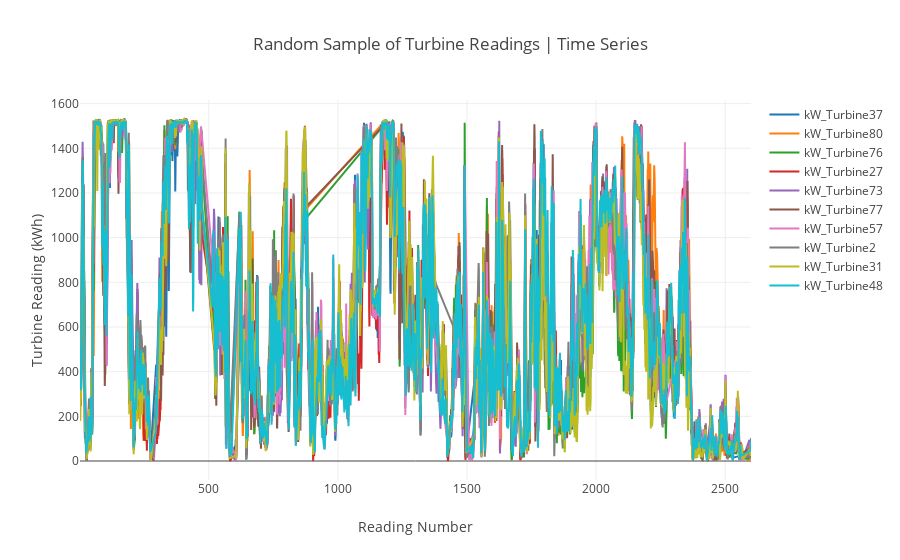

Notebook cell for this chart:
### Code cell
turbine_names = list(turbine_readings.columns.values)
turbine_names.remove("timestamp")
turbine_names.remove("reading_num")
random_turbines = np.random.choice(turbine_names, size=10, replace=False)
print(random_turbines)
traces = []

for turbine in random_turbines:
    trace = go.Scatter(x = turbine_readings["reading_num"],
                       y = turbine_readings[turbine],
                       mode = 'lines',
                       name = turbine)
    traces.append(trace)

layout = go.Layout(
    title="Random Sample of Turbine Readings | Time Series",
    yaxis=dict(
    title="Turbine Reading (kWh)"),
    xaxis=dict(
    title="Reading Number")
)
    
fig = go.Figure(data=traces, layout=layout)   
py.iplot(fig)

### Figure 1 — Plotly figure (JSON) as saved in the notebook; plotly's stock layout.template omitted (floating-point values rounded to 4 significant figures; data arrays with more than 128 entries replaced by an {"elided": "..."} marker saying what was removed)
{"data": [{"mode": "lines", "name": "kW_Turbine37", "type": "scatter", "uid": "74041b12-0121-11e9-b6ec-50e549ed1be1", "x": {"elided": "2600 int values"}, "y": {"elided": "2600 float values"}}, {"mode": "lines", "name": "kW_Turbine80", "type": "scatter", "uid": "74041b13-0121-11e9-b02e-50e549ed1be1", "x": {"elided": "2600 int values"}, "y": {"elided": "2600 float values"}}, {"mode": "lines", "name": "kW_Turbine76", "type": "scatter", "uid": "74041b14-0121-11e9-8960-50e549ed1be1", "x": {"elided": "2600 int values"}, "y": {"elided": "2600 float values"}}, {"mode": "lines", "name": "kW_Turbine27", "type": "scatter", "uid": "74041b15-0121-11e9-b008-50e549ed1be1", "x": {"elided": "2600 int values"}, "y": {"elided": "2600 float values"}}, {"mode": "lines", "name": "kW_Turbine73", "type": "scatter", "uid": "74041b16-0121-11e9-a28f-50e549ed1be1", "x": {"elided": "2600 int values"}, "y": {"elided": "2600 float values"}}, {"mode": "lines", "name": "kW_Turbine77", "type": "scatter", "uid": "74041b17-0121-11e9-a3d8-50e549ed1be1", "x": {"elided": "2600 int values"}, "y": {"elided": "2600 float values"}}, {"mode": "lines", "name": "kW_Turbine57", "type": "scatter", "uid": "74041b18-0121-11e9-bbae-50e549ed1be1", "x": {"elided": "2600 int values"}, "y": {"elided": "2600 float values"}}, {"mode": "lines", "name": "kW_Turbine2", "type": "scatter", "uid": "74041b19-0121-11e9-a024-50e549ed1be1", "x": {"elided": "2600 int values"}, "y": {"elided": "2600 float values"}}, {"mode": "lines", "name": "kW_Turbine31", "type": "scatter", "uid": "74041b1a-0121-11e9-b650-50e549ed1be1", "x": {"elided": "2600 int values"}, "y": {"elided": "2600 float values"}}, {"mode": "lines", "name": "kW_Turbine48", "type": "scatter", "uid": "74041b1b-0121-11e9-a7c0-50e549ed1be1", "x": {"elided": "2600 int values"}, "y": {"elided": "2600 float values"}}], "layout": {"title": "Random Sample of Turbine Readings | Time Series", "xaxis": {"title": "Reading Number"}, "yaxis": {"title": "Turbine Reading (kWh)"}}}
